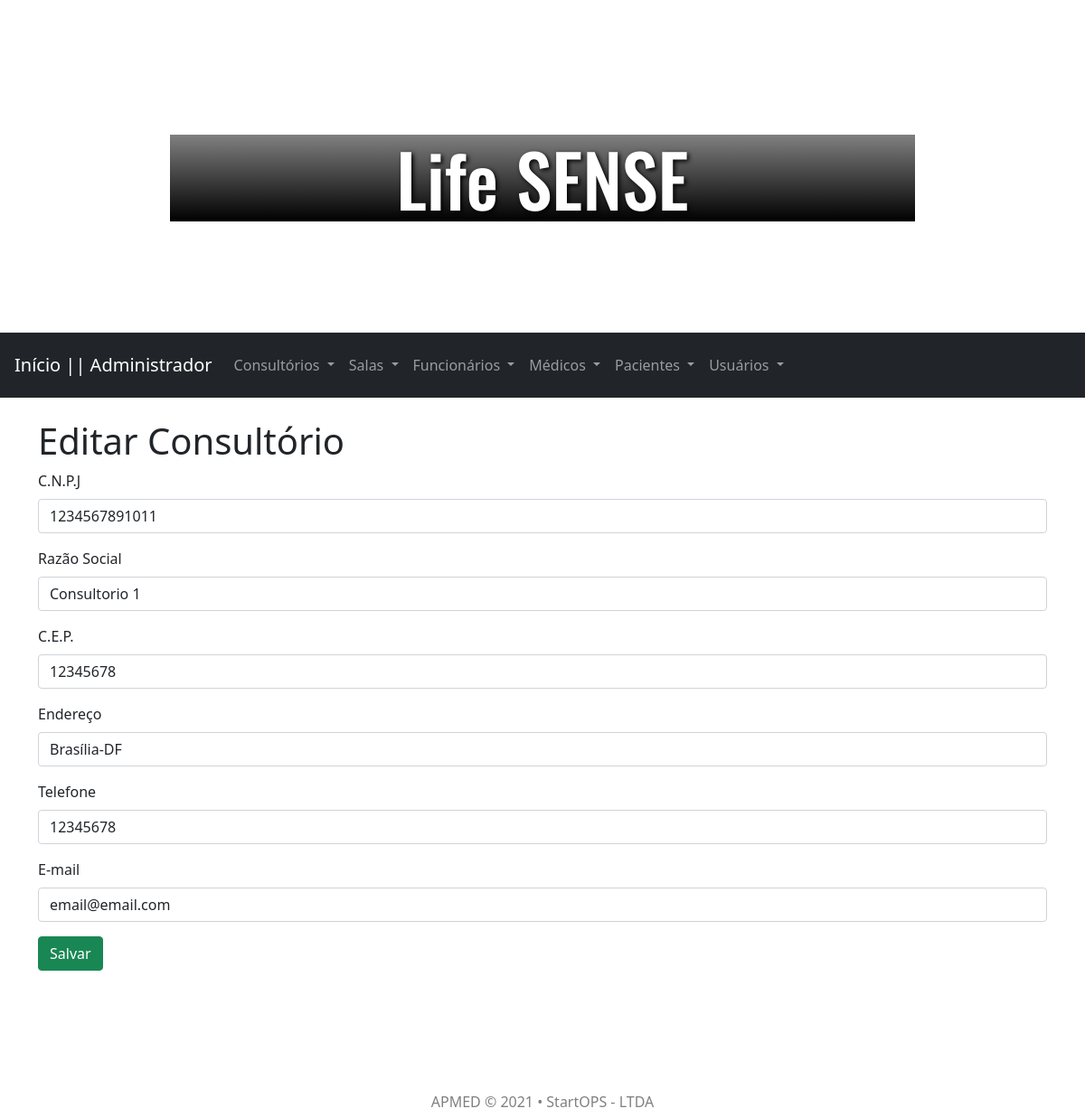
Screenshot of /inicio-adm.php?page=editar-consultorio&id_con=1 with the database file from the repository.
### tables this page shows
CREATE TABLE consultorio (
  id_con INT PRIMARY KEY NOT NULL AUTO_INCREMENT,
  cnpj_con VARCHAR(20) NOT NULL,
  raz_con VARCHAR(115) NOT NULL,
  cep_con VARCHAR(15) NOT NULL,
  end_con VARCHAR(115) NOT NULL,
  tel_con VARCHAR(20) NOT NULL,
  email_con VARCHAR(45) NOT NULL
);

### editar-consultorio.php (the view, shortened to what this page needs)
<br>
<h1>Editar Consultório</h1>
<?php
	include("config.php");
	$sqlEditar = "SELECT * FROM consultorio
			WHERE id_con=".$_REQUEST["id_con"];
	$res = mysqli_query($conexao, $sqlEditar) or die($conn->error);
	$row = $res->fetch_object();
?>
<form action="?page=salvar-consultorio" method="POST">
	<div class="form-group">
		<label>C.N.P.J</label>
		<input type="text" name="cnpj_con" class="form-control" value="<?php print $row->cnpj_con; ?>">
	</div>
	<div class="form-group">
		<label>Razão Social</label>
		<input type="text" name="raz_con" class="form-control" value="<?php print $row->raz_con; ?>">
	</div>
	<div class="form-group">
		<label>C.E.P.</label>
		<input type="text" name="cep_con" class="form-control" value="<?php print $row->cep_con; ?>">
	</div>
	<div class="form-group">
		<label>Endereço</label>
		<input type="text" name="end_con" class="form-control" value="<?php print $row->end_con; ?>">
	</div>
	<div class="form-group">
		<label>Telefone</label>
		<input type="text" name="tel_con" class="form-control" value="<?php print $row->tel_con; ?>">
	</div>
	<div class="form-group">
		<label>E-mail</label>
		<input type="text" name="email_con" class="form-control" value="<?php print $row->email_con; ?>">
	</div>
	<div class="form-group">
		<button type="submit" class="btn btn-success">Salvar</button>
	</div>
</form>

### rows the page displays
consultorio: cnpj_con "1234567891011", raz_con "Consultorio 1", cep_con "12345678", end_con "Brasília-DF", tel_con "12345678", email_con "email@email.com"
